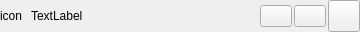
<?xml version="1.0" encoding="UTF-8"?>
<ui version="4.0">
 <class>Tunnel</class>
 <widget class="QWidget" name="Tunnel">
  <property name="geometry">
   <rect>
    <x>0</x>
    <y>0</y>
    <width>360</width>
    <height>32</height>
   </rect>
  </property>
  <property name="windowTitle">
   <string>Form</string>
  </property>
  <layout class="QHBoxLayout" name="horizontalLayout">
   <property name="spacing">
    <number>2</number>
   </property>
   <property name="leftMargin">
    <number>0</number>
   </property>
   <property name="topMargin">
    <number>0</number>
   </property>
   <property name="rightMargin">
    <number>0</number>
   </property>
   <property name="bottomMargin">
    <number>0</number>
   </property>
   <item>
    <widget class="QLabel" name="icon">
     <property name="minimumSize">
      <size>
       <width>24</width>
       <height>24</height>
      </size>
     </property>
     <property name="maximumSize">
      <size>
       <width>24</width>
       <height>24</height>
      </size>
     </property>
     <property name="text">
      <string>icon</string>
     </property>
     <property name="scaledContents">
      <bool>true</bool>
     </property>
    </widget>
   </item>
   <item>
    <widget class="QLabel" name="name">
     <property name="text">
      <string>TextLabel</string>
     </property>
     <property name="indent">
      <number>5</number>
     </property>
    </widget>
   </item>
   <item>
    <widget class="QPushButton" name="action_tunnel">
     <property name="maximumSize">
      <size>
       <width>32</width>
       <height>16777215</height>
      </size>
     </property>
     <property name="focusPolicy">
      <enum>Qt::NoFocus</enum>
     </property>
     <property name="text">
      <string/>
     </property>
     <property name="icon">
      <iconset>
       <normaloff>icons/start.png</normaloff>icons/start.png</iconset>
     </property>
    </widget>
   </item>
   <item>
    <widget class="QPushButton" name="action_open">
     <property name="maximumSize">
      <size>
       <width>32</width>
       <height>16777215</height>
      </size>
     </property>
     <property name="focusPolicy">
      <enum>Qt::NoFocus</enum>
     </property>
     <property name="text">
      <string/>
     </property>
     <property name="icon">
      <iconset>
       <normaloff>icons/browser.png</normaloff>icons/browser.png</iconset>
     </property>
    </widget>
   </item>
   <item>
    <widget class="QPushButton" name="action_settings">
     <property name="maximumSize">
      <size>
       <width>32</width>
       <height>32</height>
      </size>
     </property>
     <property name="focusPolicy">
      <enum>Qt::NoFocus</enum>
     </property>
     <property name="icon">
      <iconset>
       <normaloff>icons/settings.png</normaloff>icons/settings.png</iconset>
     </property>
    </widget>
   </item>
  </layout>
 </widget>
 <resources/>
 <connections/>
</ui>
